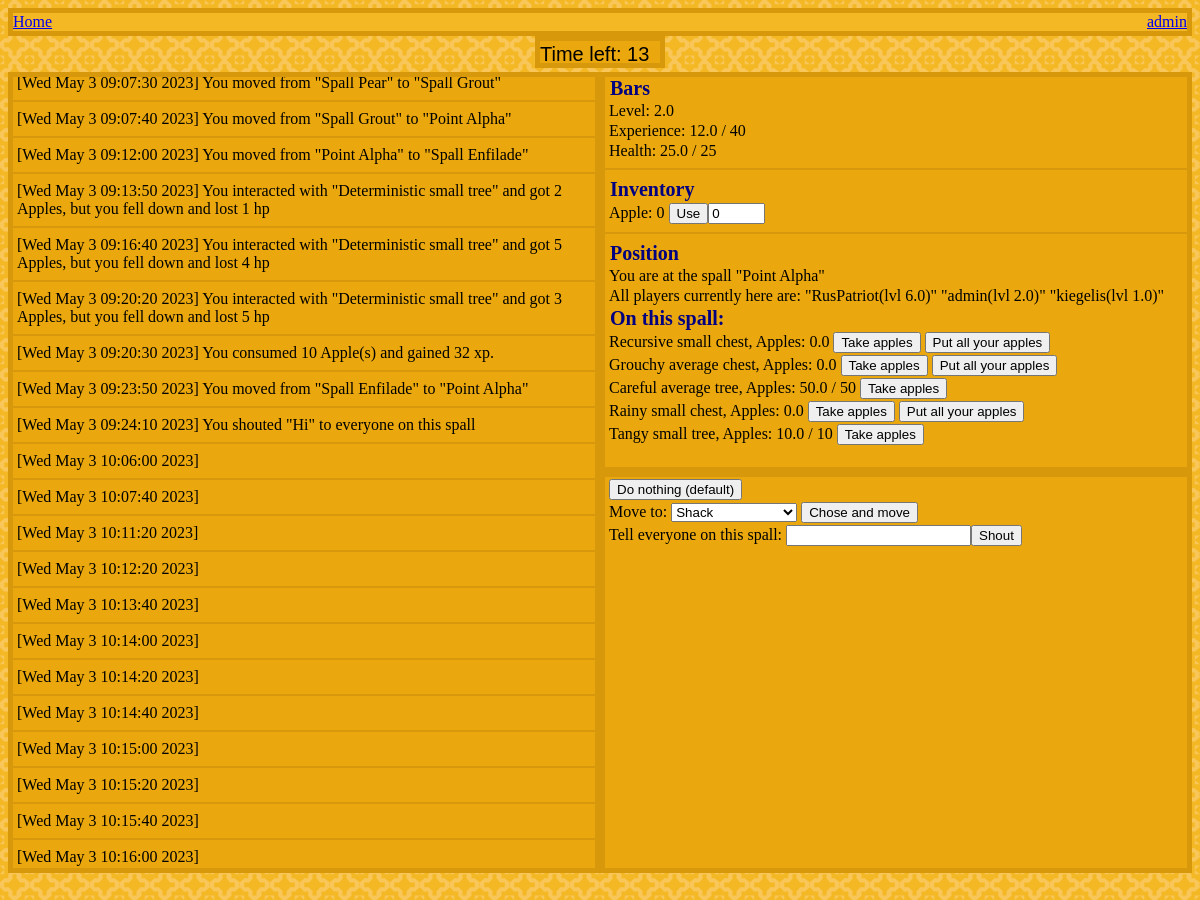
Page /game (signed in) on the committed database.
### app.py (models this page shows, shortened)
class PlayerBar(db.Model):
    id = db.Column(db.Integer, primary_key=True)
    name = db.Column(db.String(120), nullable=False)
    value = db.Column(db.Float, nullable=False)
    infinite = db.Column(db.Boolean)
    maxx = db.Column(db.Integer)
    user_id = db.Column(db.Integer, db.ForeignKey('user.id'), nullable=False)

class Item(db.Model):
    id = db.Column(db.Integer, primary_key=True)
    name = db.Column(db.String(120), nullable=False)
    amount = db.Column(db.Integer, nullable=False)
    bars = db.relationship("ItemBar", backref="item")
    person_id = db.Column(db.Integer, db.ForeignKey('user.id'), nullable=False)

class Spall(db.Model):
    id = db.Column("id", db.Integer, primary_key=True)
    name = db.Column(db.String(40))
    nameorig = db.Column(db.Boolean)
    size = db.Column(db.Integer)
    awake = db.Column(db.Boolean)
    ingredients = db.relationship("Ingredient", backref="spall")
    bridges = db.relationship("Spall", secondary=bridges, primaryjoin=(bridges.c.primary == id),
                              secondaryjoin=(bridges.c.secondary == id), backref='spallings')
    guests = db.relationship("User", secondary=guestings, backref="position")

class User(db.Model):
    id = db.Column(db.Integer, primary_key=True)
    name = db.Column(db.String(20), nullable=False)
    password = db.Column(db.String(100), nullable=False)
    email = db.Column(db.String(100))
    created_at = db.Column(db.DateTime(timezone=True), server_default=func.now())
    move = db.Column(db.String(100))
    bars = db.relationship("PlayerBar", backref="user")
    inventory = db.relationship("Item", backref="user")
    logs = db.Column(db.String(10000))

class Ingredient(db.Model):
    id = db.Column(db.Integer, primary_key=True)
    type = db.Column(db.String(120), nullable=False)
    name = db.Column(db.String(120), nullable=False)
    bars = db.relationship("IngBar", backref="ingredient")
    spall_id = db.Column(db.Integer, db.ForeignKey('spall.id'))

class IngBar(db.Model):
    id = db.Column(db.Integer, primary_key=True)
    name = db.Column(db.String(120), nullable=False)
    value = db.Column(db.Float, nullable=False)
    infinite = db.Column(db.Boolean)
    maxx = db.Column(db.Integer)
    ing_id = db.Column(db.Integer, db.ForeignKey('ingredient.id'), nullable=False)

### app.py (the view)
@app.route('/game', methods=['GET', 'POST'])
def gamepage():
    if "login" in session:
        if request.method == 'POST':
            found_user = User.query.filter_by(name=session["login"]).first()
            if request.form.get("ping") == "Do nothing (default)":
                move = ""
            elif request.form.get("apple") == "Take an apple":
                move = "apple"
            elif request.form.get("cam") == "Chose and move":
                place = request.form["placelist"]
                move = "move to spall no. " + place
            elif request.form.get("sho") == "Shout":
                message = request.form.get("message")
                move = "shout " + message
            elif request.form.get("csn") == "Change spall name":
                newname = request.form.get("newname")
                move = "rename spall to " + newname
            else:
                for item in found_user.inventory:
                    if request.form.get(f"use item {item.name}") == "Use":
                        move = f"use item,{item.name},{request.form[f'numberof {item.name}']}"
                        break
                else:
                    for ing in found_user.position[0].ingredients:
                        if request.form.get(f"use ing {ing.id}") == "Take apples":
                            move = f"use,ing,{ing.id}"
                            break
                    else:
                        for ing in found_user.position[0].ingredients:
                            if request.form.get(f"put ing {ing.id}") == "Put all your apples":
                                move = f"put,ing,{ing.id}"
                                break
                        else:
                            move = "Error: No such move!"
            found_user.move = move
            db.session.commit()
            flash(f'You choose move: "{move}", it will happen soon.', "info")
            return redirect(url_for("gamepage"))
        else:
            userr = session["login"]
            found_user = User.query.filter_by(name=userr).first()
            return render_template('gamebase.html', logs=eval(found_user.logs), user=found_user,
                                   toime=minute_length - (floor(time.time() % minute_length)),
                                   pos=found_user.position[0])
    else:
        return redirect(url_for("login"))

### templates/gamebase.html (shortened to what this page needs)
{% extends "base.html" %}
{%block content%}
<div>
    <canvas id=myCanvas width=120 height=22 class=log> </canvas>
</div>
<div class="gamelog" id="down">
    {% for i in logs %}
    <hr>
    <p>{{i}}</p>
    {% endfor %}
</div>
<div class="gamelog halfheight">
    <h3>Bars</h3>
    {% for i in user.bars %}
    <p>{{i.name}}: {{i.value}}
        {%if not i.infinite%}
        / {{i.maxx}}
        {%endif%}
    </p>
    {% endfor %}
    <hr>
    <h3>Inventory</h3>
    <form method="post" action="#">
        {% for i in user.inventory %}
        <p>{{i.name}}: {{i.amount}} <input type="submit" value="Use" name="use item {{i.name}}"><input type="text" name="numberof {{i.name}}" size="4" value="{{i.amount}}">
        </p>
        {% endfor %}
    </form>
    <hr>
    <h3>Position</h3>
    <p>You are at the spall "{{pos.name}}"</p>
    <p>All players currently here are:
        {% for i in pos.guests %}
        "{{i.name}}(lvl {{i.bars[0].value}})"
        {% endfor %}
    </p>
    <h3>On this spall:</h3>
    <form method="post" action="#">
    {% for i in pos.ingredients %}
    <p>{{i.name}}, {{i.bars[0].name}}: {{i.bars[0].value}}
        {%if not i.bars[0].infinite%}
        / {{i.bars[0].maxx}}
        {%endif%}
        <input type="submit" value="Take apples" name="use ing {{i.id}}">
        {%if i.bars[0].infinite%}
        <input type="submit" value="Put all your apples" name="put ing {{i.id}}">
        {%endif%}
    </p>
    {% endfor %}
    </form>
</div>
<div class="gamelog halfheight">
    <form method="post" action="#">
        <p><input type="submit" value="Do nothing (default)" name="ping"></p>
        <p>Move to:
            <select id="place" name="placelist">
                {% for i in pos.bridges %}
                <option value="{{i.id}}">{{i.name}}</option>
                {% endfor %}
            </select>
            <input type="submit" value="Chose and move" name="cam"></p>
        <p>Tell everyone on this spall: <input type="text" name="message"><input type="submit" value="Shout" name="sho"></p>
    </form>
</div>
{% endblock %}

### templates/base.html (shortened to what this page needs)
<!DOCTYPE html>
<html>
<head>
    <link rel="stylesheet" href="{{ url_for('static', filename='css/mystyle.css')}}">
</head>
<body>
<div class=nav>
    <a href="../">Home</a>
    <span style="float: right">
			{% if "login" in session %}
				<a href="../user" >{{session["login"]}}</a>
			{% else %}
				<a href="../login" >Sign in</a>
				<a href="../createaccount">Sign up</a>
			{% endif %}
			</span>
</div>
{%block content%}
{% endblock %}
</body>
</html>

### static/css/mystyle.css (style rules this page uses)
* { box-sizing: border-box; }
body { background-image: url("../img/yellow_back.png"); text-align: center; }
h3 { margin: 0px 0px 0px 5px; padding: 0px 0px 0px 0px; color: navy; font-size: 20px; text-align: left; }
hr { height:1px; border: 1px solid rgb(215,153,11); background-color:#000000; }
p { margin-top: 2px; margin-bottom: 2px; margin-left: 4px; }
.nav { display: block; border: 5px solid rgb(215,153,11); background-color: rgb(244,184,36); text-align: left; }
.log { margin: auto; border: 5px solid rgb(215,153,11); background-color: rgb(235, 168, 14); text-align: left; overflow-y: scroll; }
.gamelog { border: 5px solid rgb(215,153,11); background-color: rgb(235, 168, 14); text-align: left; overflow-y: scroll; margin: 0 0 0 0; width: 50%; height: 85vh; float: left; }
.halfheight { height: 42.5vh; }

### rows in the picture
PlayerBar: name "Level", value "2.0"
PlayerBar: name "Experience", value "12.0", maxx "40"
PlayerBar: name "Health", value "25.0", maxx "25"
Item: name "Apple", amount "0"
Spall: name "Point Alpha"
User: name "RusPatriot", value "6.0"
User: name "admin", value "2.0"
User: name "kiegelis", value "1.0"
Ingredient: name "Recursive small chest", name "Apples", value "0.0"
Ingredient: name "Grouchy average chest", name "Apples", value "0.0"
Ingredient: name "Careful average tree", name "Apples", value "50.0", maxx "50"
Ingredient: name "Rainy small chest", name "Apples", value "0.0"
Ingredient: name "Tangy small tree", name "Apples", value "10.0", maxx "10"

### other values in the picture
{{ session["login"] }} "admin"
{{ i }} "[Wed May 3 09:07:30 2023] You moved from \"Spall Pear\" to \"Spall Grout\"" "[Wed May 3 09:07:40 2023] You moved from \"Spall Grout\" to \"Point Alpha\"" "[Wed May 3 09:12:00 2023] You moved from \"Point Alpha\" to \"Spall Enfilade\"" "[Wed May 3 09:13:50 2023] You interacted with \"Deterministic small tree\" and got 2 Apples, but you fell down and lost 1 hp" "[Wed May 3 09:16:40 2023] You interacted with \"Deterministic small tree\" and got 5 Apples, but you fell down and lost 4 hp" "[Wed May 3 09:20:20 2023] You interacted with \"Deterministic small tree\" and got 3 Apples, but you fell down and lost 5 hp" "[Wed May 3 09:20:30 2023] You consumed 10 Apple(s) and gained 32 xp." "[Wed May 3 09:23:50 2023] You moved from \"Spall Enfilade\" to \"Point Alpha\"" "[Wed May 3 09:24:10 2023] You shouted \"Hi\" to everyone on this spall" "[Wed May 3 10:06:00 2023]" "[Wed May 3 10:07:40 2023]" "[Wed May 3 10:11:20 2023]" "[Wed May 3 10:12:20 2023]" "[Wed May 3 10:13:40 2023]" "[Wed May 3 10:14:00 2023]" "[Wed May 3 10:14:20 2023]" "[Wed May 3 10:14:40 2023]" "[Wed May 3 10:15:00 2023]" "[Wed May 3 10:15:20 2023]" "[Wed May 3 10:15:40 2023]" "[Wed May 3 10:16:00 2023]"
form field placelist "Shack"
